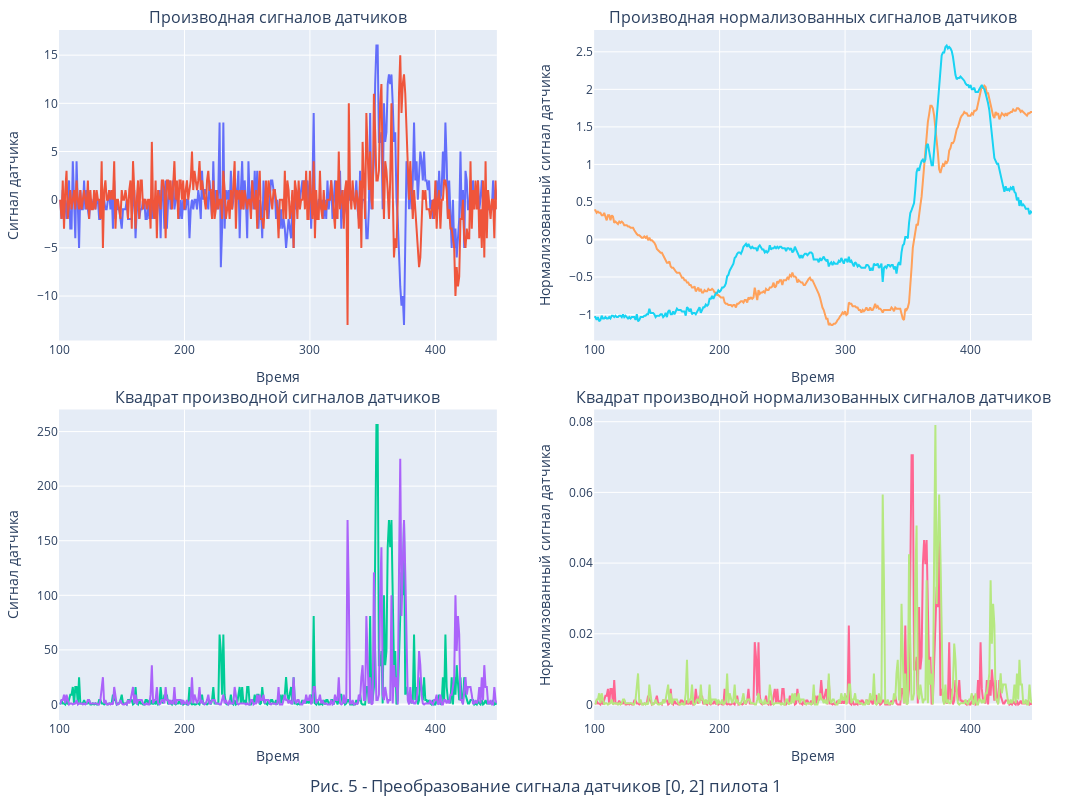

Here is the notebook cell this chart was saved with:
### Code cell
f.get_signal_derivative_and_normalized_plot(Pilot_id=1, timesteps=[100,450], sensors=[0,2], mounts=mounts, plot_counter=5)

### Figure 1 — Plotly figure (JSON) as saved in the notebook; plotly's stock layout.template omitted (floating-point values rounded to 4 significant figures; data arrays with more than 128 entries replaced by an {"elided": "..."} marker saying what was removed)
{"data": [{"name": "0", "type": "scatter", "x": {"elided": "350 int values"}, "xaxis": "x", "y": {"elided": "350 int values"}, "yaxis": "y"}, {"name": "2", "type": "scatter", "x": {"elided": "350 int values"}, "xaxis": "x", "y": {"elided": "350 int values"}, "yaxis": "y"}, {"name": "0", "type": "scatter", "x": {"elided": "350 int values"}, "xaxis": "x3", "y": {"elided": "350 int values"}, "yaxis": "y3"}, {"name": "2", "type": "scatter", "x": {"elided": "350 int values"}, "xaxis": "x3", "y": {"elided": "350 int values"}, "yaxis": "y3"}, {"name": "0", "type": "scatter", "x": {"elided": "350 int values"}, "xaxis": "x2", "y": {"elided": "350 float values"}, "yaxis": "y2"}, {"name": "1", "type": "scatter", "x": {"elided": "350 int values"}, "xaxis": "x2", "y": {"elided": "350 float values"}, "yaxis": "y2"}, {"name": "0", "type": "scatter", "x": {"elided": "350 int values"}, "xaxis": "x4", "y": {"elided": "350 float values"}, "yaxis": "y4"}, {"name": "1", "type": "scatter", "x": {"elided": "350 int values"}, "xaxis": "x4", "y": {"elided": "350 float values"}, "yaxis": "y4"}], "layout": {"annotations": [{"font": {"size": 16}, "showarrow": false, "text": "Производная сигналов датчиков", "x": 0.225, "xanchor": "center", "xref": "paper", "y": 1, "yanchor": "bottom", "yref": "paper"}, {"font": {"size": 16}, "showarrow": false, "text": "Производная нормализованных сигналов датчиков", "x": 0.775, "xanchor": "center", "xref": "paper", "y": 1, "yanchor": "bottom", "yref": "paper"}, {"font": {"size": 16}, "showarrow": false, "text": "Квадрат производной сигналов датчиков", "x": 0.225, "xanchor": "center", "xref": "paper", "y": 0.45, "yanchor": "bottom", "yref": "paper"}, {"font": {"size": 16}, "showarrow": false, "text": "Квадрат производной нормализованных сигналов датчиков", "x": 0.775, "xanchor": "center", "xref": "paper", "y": 0.45, "yanchor": "bottom", "yref": "paper"}], "height": 800, "legend": {"title": {"text": "Номер датчика "}}, "margin": {"b": 80, "l": 40, "r": 60, "t": 30}, "showlegend": false, "title": {"text": "Рис. 5 - Преобразование сигнала датчиков [0, 2] пилота 1", "x": 0.5, "y": 0.01}, "width": 1200, "xaxis": {"anchor": "y", "domain": [0, 0.45], "title": {"text": "Время"}}, "xaxis2": {"anchor": "y2", "domain": [0.55, 1], "title": {"text": "Время"}}, "xaxis3": {"anchor": "y3", "domain": [0, 0.45], "title": {"text": "Время"}}, "xaxis4": {"anchor": "y4", "domain": [0.55, 1], "title": {"text": "Время"}}, "yaxis": {"anchor": "x", "domain": [0.55, 1], "title": {"text": "Сигнал датчика"}}, "yaxis2": {"anchor": "x2", "domain": [0.55, 1], "title": {"text": "Нормализованный сигнал датчика"}}, "yaxis3": {"anchor": "x3", "domain": [0, 0.45], "title": {"text": "Сигнал датчика"}}, "yaxis4": {"anchor": "x4", "domain": [0, 0.45], "title": {"text": "Нормализованный сигнал датчика"}}}}
